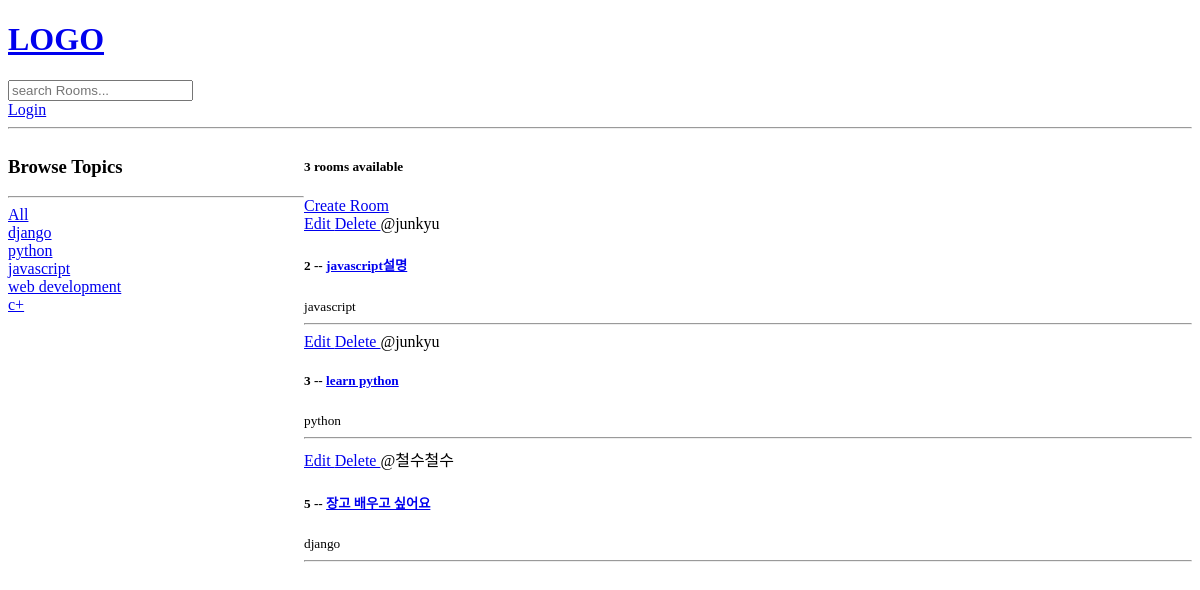
/, run on an earlier commit of the app's database.
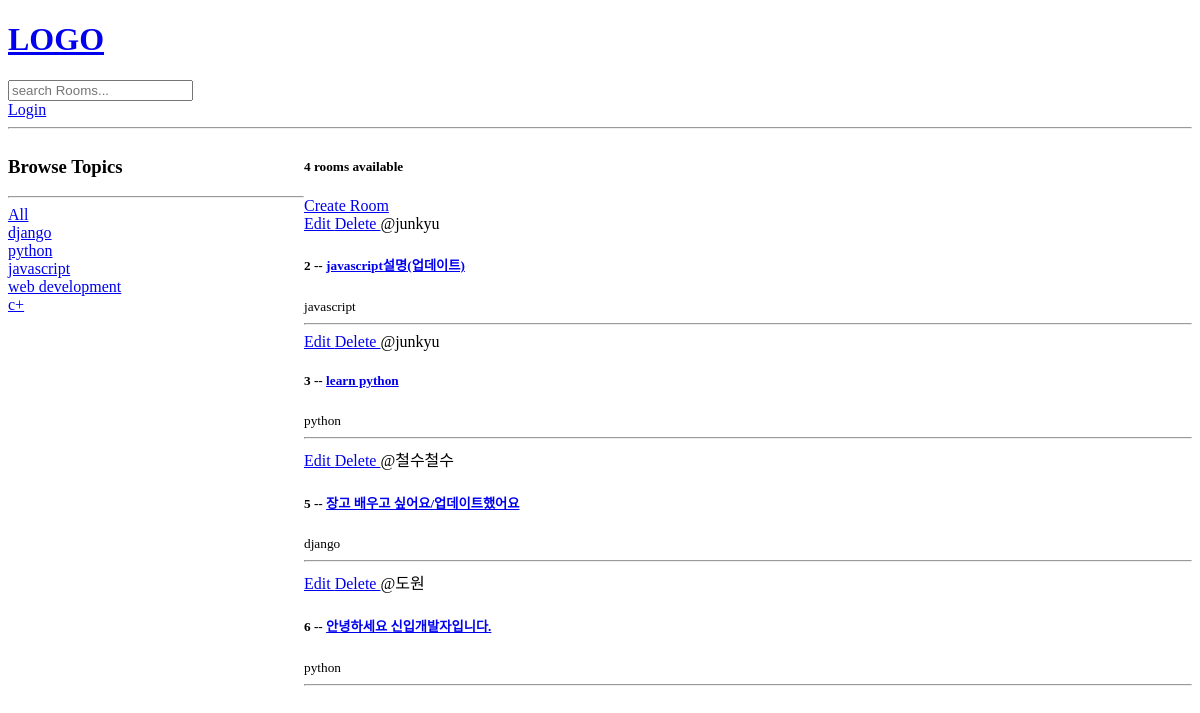
And on a later commit of the database.
### discord/models.py (models this page shows, shortened)
class Topic(models.Model):
    name = models.CharField(max_length=200)

class Room(models.Model):
    host = models.ForeignKey(User, on_delete=models.SET_NULL, null=True)
    topic = models.ForeignKey(Topic, on_delete=models.SET_NULL, null=True)
    name = models.CharField(max_length=200)
    description = models.TextField(null=True, blank=True)
    updated = models.DateTimeField(auto_now=True)
    created = models.TimeField(auto_now_add=True)
    class meta:
        ordering = ['updated','created']

### discord/views.py (the view)
# urls.py: path('', views.home, name = "home"),
def home(request):
    q = request.GET.get('q') if request.GET.get('q') != None else ''
    rooms = Room.objects.filter(
        Q(topic__name__icontains=q) |
        Q(name__icontains=q) |
        Q(description__icontains=q)
    )
    topics = Topic.objects.all()
    room_count = rooms.count()
    context = {'rooms':rooms, 'topics':topics, 'room_count':room_count}
    return render(request, 'base/home.html', context)

### discord/templates/base/home.html (shortened to what this page needs)
{% extends 'main.html' %}
{% block content %}
<div class = "home-container">
  <div>
    <h3>Browse Topics</h3>
    <hr>
    <div>
      <a href="{%url 'home' %}">All</a>
    </div>
    {% for topic in topics %}
      <div>
        <a href="{%url 'home' %}?q={{topic.name}}">{{topic.name}}</a>
      </div>
    {% endfor %}
  </div>
  <div>
      <div>
        <h5> {{room_count}} rooms available </h5>
        <a href="{% url 'create-room' %}"> Create Room </a>
        <div>
          {%for room in rooms %}
            <div>
              <a href="{% url 'update-room' room.id %}"> Edit </a>
              <a href="{% url 'delete-room' room.id %}"> Delete </a>
              <span>@{{room.host.username}}</span>
              <h5>{{room.id}} -- <a href ="{% url 'room' room.id%}">{{room.name}}</a></h5>
              <small>{{room.topic.name}}</small>
              <hr>
            </div>
          {% endfor %}
        </div>
    </div>
  </div>
{% endblock %}

### templates/main.html (shortened to what this page needs)
<!DOCTYPE html>
<html>
<head>
</head>
<body>
  {% include 'navbar.html' %}
  {% block content %}
  {% endblock %}
</body>
</html>

### templates/navbar.html
<a href = "/">
    <h1>LOGO</h2>
</a>
<form method = "GET" action = "{% url 'home' %}">
    <input type = "text" name = 'q' placeholder="search Rooms..."/>
</form>
{% if request.user.is_authenticated %}
<a href=" {% url 'logout' %} ">Logout</a>
{% else %}
<a href="{% url 'login' %}">Login</a>
{% endif %}
<hr>

### discord/templates/base/home.html (style rules this page uses)
.home-container { display: grid; grid-template-columns: 1fr 3fr; }

What changed in the data, as far as the page shows it:
changed Room "javascript": name "javascript설명" → "javascript설명(업데이트)"
changed Room "철수철수": name "장고 배우고 싶어요" → "장고 배우고 싶어요/업데이트했어요"
added Room: host.username "도원", id "6", name "안녕하세요 신입개발자입니다.", topic.name "python"
Also different on the page:
{{ room_count }}: "3" → "4"
